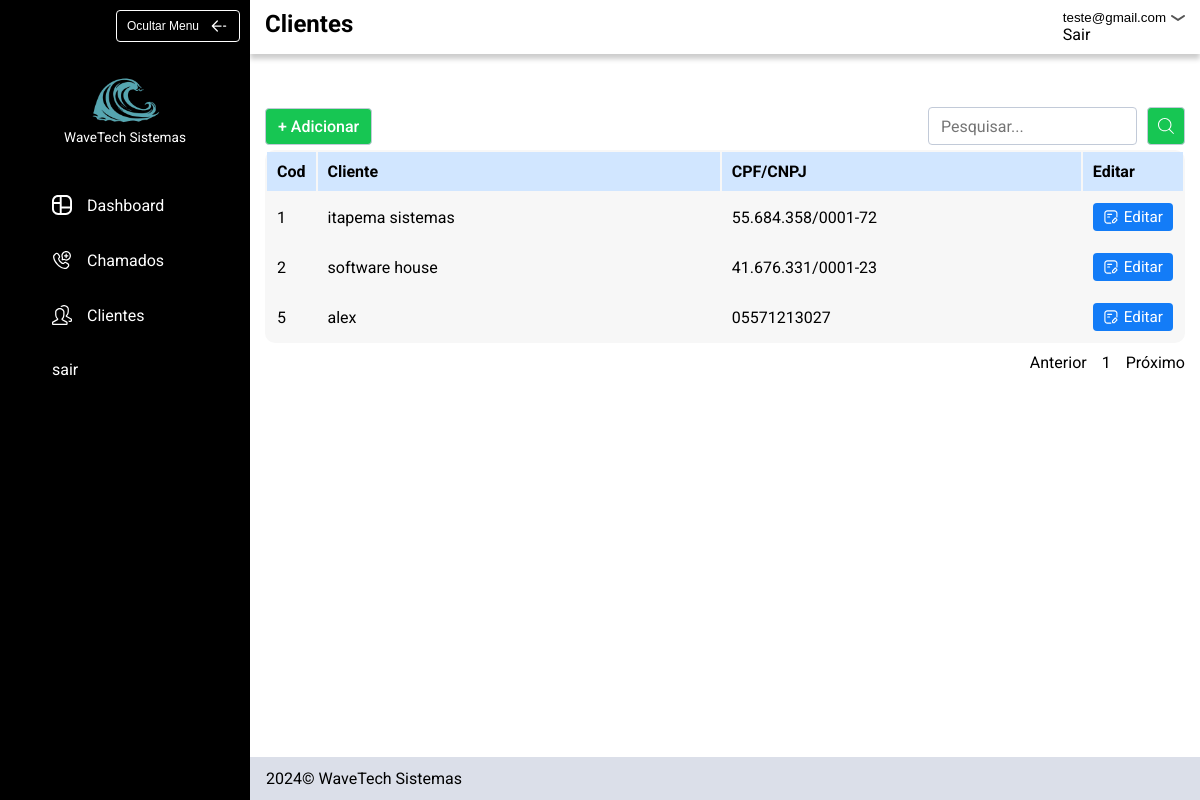
Screenshot of /clientes (signed in) with the database file from the repository.
### tables this page shows
CREATE TABLE usuarios (
id INTEGER PRIMARY KEY,
email TEXT NOT NULL,
password TEXT NOT NULL);

CREATE TABLE clientes (
               id INTEGER PRIMARY KEY,
               usuario_id INTEGER,
               nome TEXT NOT NULL,
               cpf_cnpj TEXT NOT NULL,
               telefone TEXT NOT NULL,
               logradouro TEXT NOT NULL,
               bairro TEXT NOT NULL,
               numero INTEGER,
               complemento TEXT,
               cidade TEXT NOT NULL,
               uf TEXT NOT NULL,
               cep TEXT,
               FOREIGN KEY (usuario_id) REFERENCES usuarios (id) 
               );

### app.py (the view, shortened to what this page needs)
@app.route("/clientes")
@login_required
def clientes():
    db = opendb()
    cursor = db.cursor()
    pesquisa = request.args.get("pesquisa")
    page = request.args.get("pagina", 1, type=int)
    per_page = 8
    offset = (page - 1) * per_page
    if not pesquisa:
        cursor.execute("SELECT COUNT(*) AS total FROM clientes WHERE usuario_id = ?", (session["user_id"],))
        total_query = cursor.fetchone()
        total_pages = total_query['total']
        cursor.execute("SELECT id, nome, cpf_cnpj FROM clientes WHERE usuario_id = ? LIMIT ? OFFSET ?",(session["user_id"], per_page, offset))
    clientes = cursor.fetchall()
    total_pages = math.ceil((total_pages / per_page))
    if total_pages < 1:
        total_pages = 1
    closedb(db, cursor)
    return render_template("clientes.html", clientes=clientes, page=page, total_pages=total_pages, pesquisa=pesquisa)

### app.py (called while the page is built)
def login_required(f):
    @wraps(f)
    def decorated_function(*args, **kwargs):
        if session.get("user_id") is None:
            return redirect("/login")
        return f(*args, **kwargs)
    return decorated_function

def opendb():
    connection = sqlite3.connect("sistema_chamados.db")
    connection.row_factory = sqlite3.Row
    return connection

def closedb(connection, cursor):
    cursor.close()
    connection.close()

@app.context_processor
def inject_user_email():
    db = opendb()
    cursor = db.cursor()
    user_id = session.get("user_id")
    if user_id:
        cursor.execute("SELECT email FROM usuarios WHERE id = ?", (user_id,))
        user_email = cursor.fetchone()
        return {
            "user_email" : user_email["email"]
        }
    return {}

### templates/clientes.html
{% extends "layout.html" %}
{% block class_header %}
  padrao
{% endblock %}
{% block title_header %}
    Clientes
{% endblock %}
{% block header %}
    <div class="pesquisar_container">
        <div class="campo_pesquisa">
            <div>
                <a class="btn_adicionar btn_verde" href="/cadastrar_clientes">+ Adicionar</a>
            </div>
            <div>
                <form action="/clientes" method="get" class="formulario_pesquisar">
                    <input type="search" autocomplete="off" id="pesquisar_cliente" name="pesquisa" placeholder="Pesquisar...">
                    <button class="btn_verde"><img src="../static/img/icon/pesquisar.svg"></button>
                </form>
            </div>
        </div>
    </div>
{% endblock %}
{% block principal %}
    <div class="tabela_content">
        <table class="tabela">
            <thead>
                <tr >
                    <th style="width: 5%;">Cod</th>
                    <th style="width: 45%;">Cliente</th>
                    <th style="width: 40%;">CPF/CNPJ</th>
                    <th style="width: 10%;">Editar</th>
                </tr>
            </thead>
            <tbody>
                {% if clientes|length == 0 %}
                    <tr>
                        <td class="full_row" colspan="6">Nenhum cliente encontrado</td>
                    </tr>
                {% else %}
                    {% for cliente in clientes %}
                        <tr>
                            <td>{{ cliente["id"] }}</td>
                            <td>{{ cliente["nome"] }}</td>
                            <td>{{ cliente["cpf_cnpj"] }}</td>
                            <td class="btn_editar"><a href="/editar_cliente?cliente={{ cliente['id']}}"><img src="../static/img/icon/editar.svg">Editar</a></td>
                        </tr>
                    {% endfor %}
                {% endif %}
            </tbody>
        </table>
        <div class="nav_tabela_content">
            <ul class="nav_tabela">
                <li><a href="{% if pesquisa %}/clientes?pesquisa={{pesquisa}}&pagina={% else %}/clientes?pagina={% endif %}{% if page > 1 %}{{ page - 1 }}{% else %}{{ page }}{% endif %}" class="anterior">Anterior</a></li>
                {% for page in range(total_pages) %}
                    <li><a href="{% if pesquisa %}/clientes?pesquisa={{pesquisa}}&pagina={% else %}/clientes?pagina={% endif %}{{ page + 1 }}">{{ page + 1 }}</a></li>
                {% endfor %}
                <li><a href="{% if pesquisa %}/clientes?pesquisa={{pesquisa}}&pagina={% else %}/clientes?pagina={% endif %}{% if (page + 1) == total_pages %}{{ page + 1 }}{% else %}{{total_pages}}{% endif %}" class="proximo">Próximo</a></li>
            </ul>
        </div>
    </div>
{% endblock %}

### templates/layout.html (shortened to what this page needs)
<!DOCTYPE html>
<html lang="pt-br">
<head>
    <link rel="stylesheet" href="../static/css/style.css">
</head>
<body>
    <div class="dashboard_container">
        <header class="cabecalho">
            <div class="logo_container">
                <button class="btn_ocultar_header">Ocultar Menu<img src="../static/img/icon/arrow.svg"></button>
                <div class="logo">
                    <img src="../static/img/logotipo.png">
                    <span>WaveTech Sistemas</span>
                </div>
            </div>
            <nav class="navegacao_principal">
                <ul class="nav_links">
                    <li><a href="/"><img src="../static/img/icon/dashboard-cropped.svg" width="20px" height="20px">Dashboard</a></li>
                    <li><a href="/chamados"><img src="../static/img/icon/chamado.svg" width="20px" height="20px">Chamados</a></li>
                    <li><a href="/clientes"><img src="../static/img/icon/clientes.svg" width="20px" height="20px">Clientes</a></li>
                    <li><a href="/logout">sair</a></li>
                </ul>
            </nav>
        </header>
        <main>
            <section class="conteudo_header">
                <div class="header_informacoes_container">
                    <div class="header_informacoes {% block class_header %}{% endblock %}">
                        <h1>{% block title_header %}{% endblock %}</h1>
                        <div>
                            <button class="btn_logout">{{ user_email }}<img src="../static/img/icon/seta-abrir.svg"></button>
                            <div class="layout_sair">
                                <a href="/logout">Sair</a>
                            </div>
                        </div>
                    </div>
                </div>
                {% block header %}
                {% endblock %}
            </section>
            <section class="conteudo_principal">
                {% block principal %}
                {% endblock %}
            </section>
        </main>
        <footer class="footer">
            <p>2024© WaveTech Sistemas</p>
        </footer>
    </div>
</body>
</html>

### static/css/estilo.css (style rules this page uses)
body { margin: 0px; font-family: "Roboto"; }
img { display: block; max-width: 100%; }
label, input { display: block; }
button { background: none; border: none; padding: 0; cursor: pointer; }
h1, h2, h3, h4, p, ul { margin: 0px; }
a { text-decoration: none; color: inherit; display: inline-block; }
ul { padding: 0; list-style: none; }

### static/css/cores.css (style rules this page uses)
:root { --azul: #137cf7; --azul-hover:#0a5dd1; --azulClaro: #D1E6FF; --azulClaroFocus: #99c6fd; --branco: #ffffff; --preto: #000000; --cinzaFooter : #DBDFE9; --verde: #17C653; --verde-escuro: #139f44; --amarelo: #F6C000; --vermelho: #F8285A; --cinzaBorda: #c2cad8; }

### static/css/dashboard.css (style rules this page uses)
.conteudo_principal { padding: 0 15px; }
.conteudo_header { display: grid; grid-template-rows: auto 1fr; height: 150px; width: 100%; }
.dashboard_container { display: grid; grid-template-columns: auto 1fr; grid-template-rows: 1fr auto; min-height: 100vh; }
.cabecalho { width: 250px; height: 100%; background-color: var(--preto); grid-row: span 2; }
.navegacao_principal { color: var(--branco); }
.logo_container { display: grid; height: 150px; padding: 10px 10px 5px 10px; box-sizing: border-box; }
.nav_links { display: flex; flex-direction: column; gap: 25px; padding: 40px; }
.nav_links li a { display: flex; gap: 15px; padding: 5px 12px; align-items: center; }
.nav_links li { width: max-content; }
.btn_ocultar_header { display: flex; align-items: center; justify-self: end; height: max-content; font-size: .75rem; gap: 10px; color: var(--branco); padding: 5px 10px; border: 1px solid var(--branco); border-radius: 4px; }
.logo { justify-items: center; align-self: end; }
.logo img { max-width: 70px; margin-bottom: 3px; }
.logo span { color: var(--branco); display: block; font-size: .85rem; }
.footer { background: var(--cinzaFooter); height: max-content; padding: 12px 16px; }
.header_informacoes { display: flex; justify-content: space-between; margin: 0 auto; padding: 10px 15px; }
.header_informacoes_container { box-shadow: 0 5px 5px rgba(0, 0, 0, 0.2); }

### static/css/chamados.css (style rules this page uses)
.tabela_content { max-width: 1100px; margin: 0 auto; }
.tabela { width: 100%; grid-column: span 2; background: #F7F7F7; text-align: left; border-radius: 10px; margin-bottom: 10px; }
.tabela thead { background: var(--azulClaro); }
.tabela td, .tabela th { padding: 10px; }
.btn_editar a { display: flex; gap: 5px; font-size: .95rem; width: max-content; background: var(--azul); color: var(--branco); padding: 5px 10px; border-radius: 4px; transition: .3s; }
.pesquisar_container { width: 100%; align-content: end; margin-bottom: 5px; }
.campo_pesquisa { display: flex; justify-content: space-between; max-width: 1100px; margin-bottom: 10px; align-items: end; margin: 0 auto; padding: 0 15px; }
.formulario_pesquisar { display: flex; gap: 10px; }
.campo_pesquisa input { font-family: "Roboto"; font-size: 1rem; padding: 5px 12px; border-radius: 4px; border: 1px solid var(--cinzaBorda); }
.campo_pesquisa input { outline:none }
.campo_pesquisa button { background: var(--verde); padding: 10px; border-radius: 4px; border: 1px solid var(--cinzaBorda); }
.padrao { max-width: 1100px; }
.btn_adicionar { font-weight: 500; color: var(--branco); display: inline-block; background: var(--verde); padding: 8px 12px; border-radius: 4px; border: 1px solid var(--cinzaBorda); }
.btn_verde { transition: .3s; }
.nav_tabela_content { display: flex; justify-content: end; }
.nav_tabela { display: flex; gap: 15px; }

### static/css/logout-header.css (style rules this page uses)
.btn_logout { display: flex; align-items: center; gap: 5px; }
.btn_logout img { transform: rotate(180deg); }

### rows the page displays
usuarios: email "teste@gmail.com"
clientes: id "1", nome "itapema sistemas", cpf_cnpj "55.684.358/0001-72"
clientes: id "2", nome "software house", cpf_cnpj "41.676.331/0001-23"
clientes: id "5", nome "alex", cpf_cnpj "05571213027"

### other values shown
{{ page + 1 }} "1"
